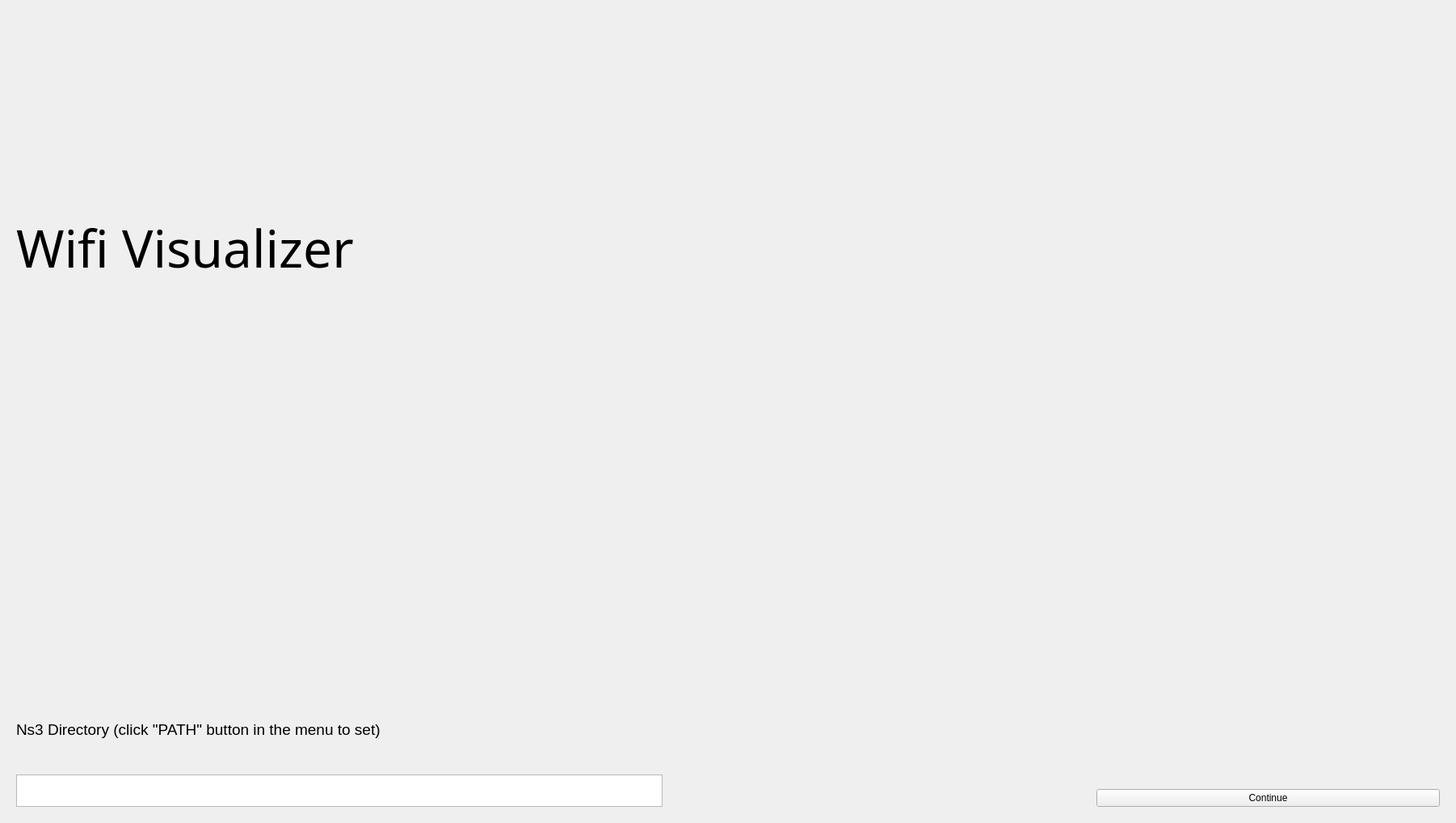
<?xml version="1.0" encoding="UTF-8"?>
<ui version="4.0">
 <class>Greeting</class>
 <widget class="QWidget" name="Greeting">
  <property name="geometry">
   <rect>
    <x>0</x>
    <y>0</y>
    <width>1802</width>
    <height>1018</height>
   </rect>
  </property>
  <property name="windowTitle">
   <string>Form</string>
  </property>
  <layout class="QGridLayout" name="gridLayout">
   <item row="2" column="1">
    <widget class="QWidget" name="widget_3" native="true">
     <layout class="QGridLayout" name="gridLayout_3">
      <item row="0" column="0">
       <widget class="QWidget" name="widget_5" native="true"/>
      </item>
      <item row="0" column="1">
       <widget class="QWidget" name="widget_6" native="true"/>
      </item>
      <item row="1" column="1">
       <widget class="QPushButton" name="pushButton_2">
        <property name="text">
         <string>Continue</string>
        </property>
       </widget>
      </item>
     </layout>
    </widget>
   </item>
   <item row="0" column="0">
    <widget class="QWidget" name="widget_4" native="true">
     <layout class="QGridLayout" name="gridLayout_2">
      <item row="0" column="0">
       <widget class="QLabel" name="title">
        <property name="maximumSize">
         <size>
          <width>900</width>
          <height>16777215</height>
         </size>
        </property>
        <property name="font">
         <font>
          <family>NotoSerifTamilSlanted Thin</family>
          <pointsize>48</pointsize>
         </font>
        </property>
        <property name="text">
         <string>Wifi Visualizer</string>
        </property>
       </widget>
      </item>
     </layout>
    </widget>
   </item>
   <item row="0" column="1">
    <widget class="QWidget" name="widget_2" native="true"/>
   </item>
   <item row="2" column="0">
    <widget class="QWidget" name="widget" native="true">
     <property name="maximumSize">
      <size>
       <width>900</width>
       <height>400</height>
      </size>
     </property>
     <layout class="QVBoxLayout" name="verticalLayout">
      <item>
       <widget class="QWidget" name="widget_7" native="true"/>
      </item>
      <item>
       <widget class="QLabel" name="label_2">
        <property name="maximumSize">
         <size>
          <width>900</width>
          <height>100</height>
         </size>
        </property>
        <property name="font">
         <font>
          <pointsize>14</pointsize>
         </font>
        </property>
        <property name="text">
         <string>Ns3 Directory (click &quot;PATH&quot; button in the menu to set)</string>
        </property>
       </widget>
      </item>
      <item>
       <widget class="QTextEdit" name="lineEdit">
        <property name="maximumSize">
         <size>
          <width>800</width>
          <height>40</height>
         </size>
        </property>
       </widget>
      </item>
     </layout>
    </widget>
   </item>
  </layout>
 </widget>
 <resources/>
 <connections/>
</ui>
